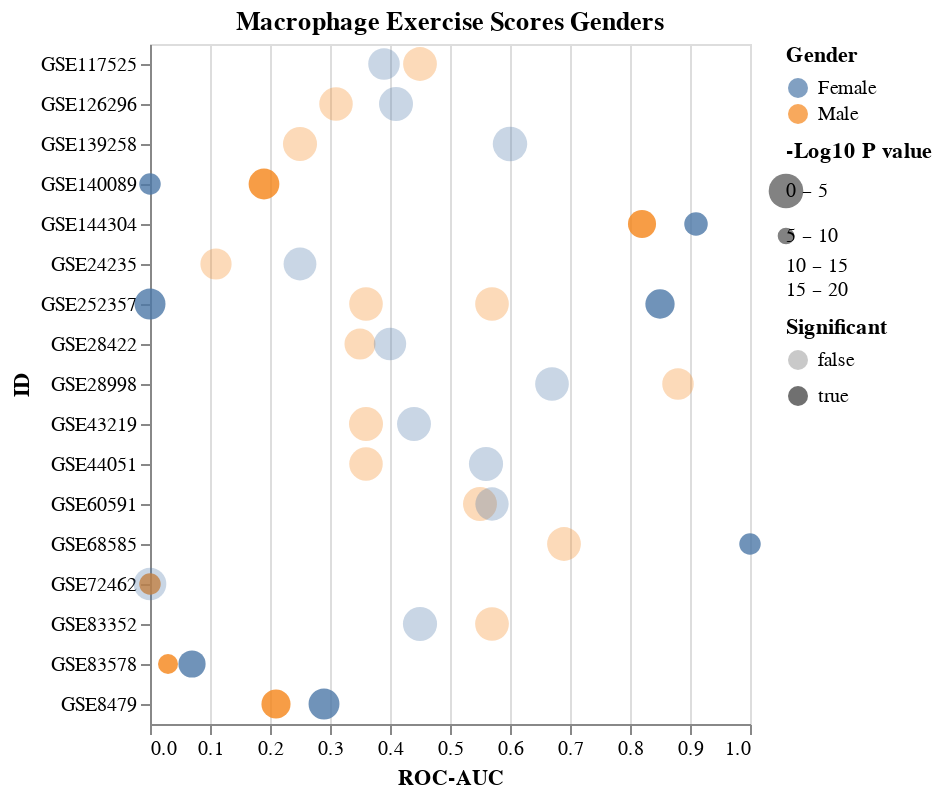

Source (notebook cell):
### Code cell
makeFig5A()

### Figure 1 — Vega-Lite specification as saved in the notebook (floating-point values rounded to 4 significant figures)
{"config": {"view": {"continuousWidth": 300, "continuousHeight": 300}}, "data": {"name": "data-fb1a7140691e288b7786a49d030789a0"}, "mark": {"type": "circle"}, "encoding": {"color": {"field": "Gender", "type": "nominal"}, "opacity": {"field": "Significant", "type": "nominal"}, "size": {"field": "-Log10 P value", "scale": {"bins": [0, 5, 10, 15, 20], "range": [100, 300], "reverse": true}, "type": "quantitative"}, "x": {"field": "ROC-AUC", "scale": {"domain": [0, 1]}, "type": "quantitative"}, "y": {"field": "ID", "type": "nominal"}}, "title": "Macrophage Exercise Scores Genders", "$schema": "https://vega.github.io/schema/vega-lite/v5.8.0.json", "datasets": {"data-fb1a7140691e288b7786a49d030789a0": [{"ID": "GSE117525", "ROC-AUC": 0.45, "Pval": 0.479, "Gender": "Male", "-Log10 P value": 0.3197, "Significant": false}, {"ID": "GSE117525", "ROC-AUC": 0.39, "Pval": 0.0786, "Gender": "Female", "-Log10 P value": 1.105, "Significant": false}, {"ID": "GSE126296", "ROC-AUC": 0.31, "Pval": 0.387, "Gender": "Male", "-Log10 P value": 0.4123, "Significant": false}, {"ID": "GSE126296", "ROC-AUC": 0.41, "Pval": 0.589, "Gender": "Female", "-Log10 P value": 0.2299, "Significant": false}, {"ID": "GSE139258", "ROC-AUC": 0.25, "Pval": 0.623, "Gender": "Male", "-Log10 P value": 0.2055, "Significant": false}, {"ID": "GSE139258", "ROC-AUC": 0.6, "Pval": 0.844, "Gender": "Female", "-Log10 P value": 0.07366, "Significant": false}, {"ID": "GSE140089", "ROC-AUC": 0.19, "Pval": 0.0421, "Gender": "Male", "-Log10 P value": 1.376, "Significant": true}, {"ID": "GSE140089", "ROC-AUC": 0.0, "Pval": 0.0001, "Gender": "Female", "-Log10 P value": 4.0, "Significant": true}, {"ID": "GSE144304", "ROC-AUC": 0.82, "Pval": 0.00597, "Gender": "Male", "-Log10 P value": 2.224, "Significant": true}, {"ID": "GSE144304", "ROC-AUC": 0.91, "Pval": 0.000311, "Gender": "Female", "-Log10 P value": 3.507, "Significant": true}, {"ID": "GSE24235", "ROC-AUC": 0.11, "Pval": 0.06, "Gender": "Male", "-Log10 P value": 1.222, "Significant": false}, {"ID": "GSE24235", "ROC-AUC": 0.25, "Pval": 0.216, "Gender": "Female", "-Log10 P value": 0.6655, "Significant": false}, {"ID": "GSE28422", "ROC-AUC": 0.35, "Pval": 0.0514, "Gender": "Male", "-Log10 P value": 1.289, "Significant": false}, {"ID": "GSE28422", "ROC-AUC": 0.4, "Pval": 0.15, "Gender": "Female", "-Log10 P value": 0.8239, "Significant": false}, {"ID": "GSE28998", "ROC-AUC": 0.88, "Pval": 0.0764, "Gender": "Male", "-Log10 P value": 1.117, "Significant": false}, {"ID": "GSE28998", "ROC-AUC": 0.67, "Pval": 0.446, "Gender": "Female", "-Log10 P value": 0.3507, "Significant": false}, {"ID": "GSE43219", "ROC-AUC": 0.36, "Pval": 0.588, "Gender": "Male", "-Log10 P value": 0.2306, "Significant": false}, {"ID": "GSE43219", "ROC-AUC": 0.44, "Pval": 0.544, "Gender": "Female", "-Log10 P value": 0.2644, "Significant": false}, {"ID": "GSE44051", "ROC-AUC": 0.36, "Pval": 0.395, "Gender": "Male", "-Log10 P value": 0.4034, "Significant": false}, {"ID": "GSE44051", "ROC-AUC": 0.56, "Pval": 0.675, "Gender": "Female", "-Log10 P value": 0.1707, "Significant": false}, {"ID": "GSE60591", "ROC-AUC": 0.55, "Pval": 0.554, "Gender": "Male", "-Log10 P value": 0.2565, "Significant": false}, {"ID": "GSE60591", "ROC-AUC": 0.57, "Pval": 0.312, "Gender": "Female", "-Log10 P value": 0.5058, "Significant": false}, {"ID": "GSE68585", "ROC-AUC": 0.69, "Pval": 0.474, "Gender": "Male", "-Log10 P value": 0.3242, "Significant": false}, {"ID": "GSE68585", "ROC-AUC": 1.0, "Pval": 0.0001, "Gender": "Female", "-Log10 P value": 4.0, "Significant": true}, {"ID": "GSE252357", "ROC-AUC": 0.57, "Pval": 0.427, "Gender": "Male", "-Log10 P value": 0.3696, "Significant": false}, {"ID": "GSE252357", "ROC-AUC": 0.85, "Pval": 0.0141, "Gender": "Female", "-Log10 P value": 1.851, "Significant": true}, {"ID": "GSE252357", "ROC-AUC": 0.36, "Pval": 0.418, "Gender": "Male", "-Log10 P value": 0.3788, "Significant": false}, {"ID": "GSE252357", "ROC-AUC": 0.0, "Pval": 0.0492, "Gender": "Female", "-Log10 P value": 1.308, "Significant": true}, {"ID": "GSE72462", "ROC-AUC": 0.0, "Pval": 0.0001, "Gender": "Male", "-Log10 P value": 4.0, "Significant": true}, {"ID": "GSE72462", "ROC-AUC": 0.0, "Pval": 0.191, "Gender": "Female", "-Log10 P value": 0.719, "Significant": false}, {"ID": "GSE83352", "ROC-AUC": 0.57, "Pval": 0.459, "Gender": "Male", "-Log10 P value": 0.3382, "Significant": false}, {"ID": "GSE83352", "ROC-AUC": 0.45, "Pval": 0.665, "Gender": "Female", "-Log10 P value": 0.1772, "Significant": false}, {"ID": "GSE83578", "ROC-AUC": 0.03, "Pval": 4.64e-05, "Gender": "Male", "-Log10 P value": 4.333, "Significant": true}, {"ID": "GSE83578", "ROC-AUC": 0.07, "Pval": 0.00328, "Gender": "Female", "-Log10 P value": 2.484, "Significant": true}, {"ID": "GSE8479", "ROC-AUC": 0.21, "Pval": 0.0124, "Gender": "Male", "-Log10 P value": 1.907, "Significant": true}, {"ID": "GSE8479", "ROC-AUC": 0.29, "Pval": 0.047, "Gender": "Female", "-Log10 P value": 1.328, "Significant": true}]}}
